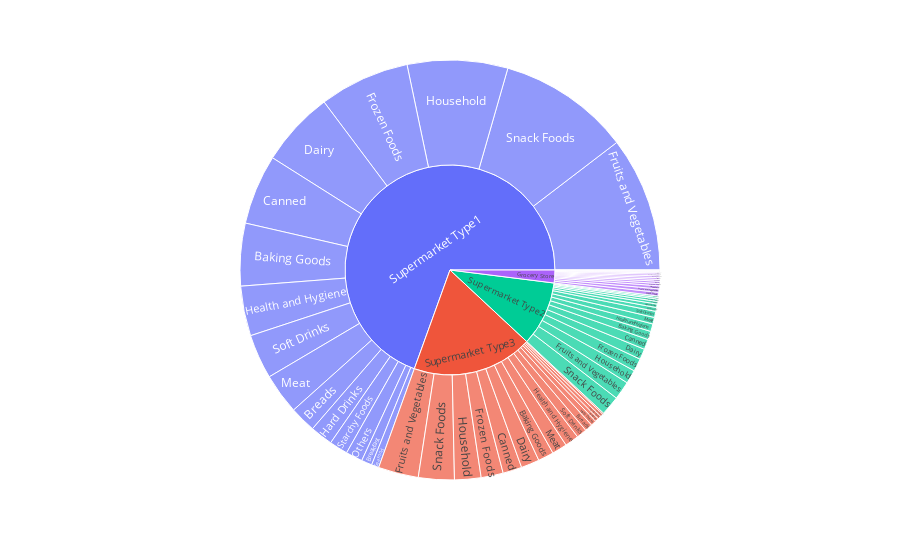

Source (notebook cell):
### Code cell
import plotly.express as px
fig=px.sunburst(data_mod,path=['Outlet_Type','Item_Type'],values='Item_Outlet_Sales')
fig.show()

### Figure 1 — Plotly figure (JSON) as saved in the notebook; plotly's stock layout.template omitted (floating-point values rounded to 4 significant figures)
{"data": [{"branchvalues": "total", "domain": {"x": [0, 1], "y": [0, 1]}, "hovertemplate": "labels=%{label}<br>Item_Outlet_Sales=%{value}<br>parent=%{parent}<br>id=%{id}<extra></extra>", "ids": ["Grocery Store/Baking Goods", "Supermarket Type1/Baking Goods", "Supermarket Type2/Baking Goods", "Supermarket Type3/Baking Goods", "Grocery Store/Breads", "Supermarket Type1/Breads", "Supermarket Type2/Breads", "Supermarket Type3/Breads", "Grocery Store/Breakfast", "Supermarket Type1/Breakfast", "Supermarket Type2/Breakfast", "Supermarket Type3/Breakfast", "Grocery Store/Canned", "Supermarket Type1/Canned", "Supermarket Type2/Canned", "Supermarket Type3/Canned", "Grocery Store/Dairy", "Supermarket Type1/Dairy", "Supermarket Type2/Dairy", "Supermarket Type3/Dairy", "Grocery Store/Frozen Foods", "Supermarket Type1/Frozen Foods", "Supermarket Type2/Frozen Foods", "Supermarket Type3/Frozen Foods", "Grocery Store/Fruits and Vegetables", "Supermarket Type1/Fruits and Vegetables", "Supermarket Type2/Fruits and Vegetables", "Supermarket Type3/Fruits and Vegetables", "Grocery Store/Hard Drinks", "Supermarket Type1/Hard Drinks", "Supermarket Type2/Hard Drinks", "Supermarket Type3/Hard Drinks", "Grocery Store/Health and Hygiene", "Supermarket Type1/Health and Hygiene", "Supermarket Type2/Health and Hygiene", "Supermarket Type3/Health and Hygiene", "Grocery Store/Household", "Supermarket Type1/Household", "Supermarket Type2/Household", "Supermarket Type3/Household", "Grocery Store/Meat", "Supermarket Type1/Meat", "Supermarket Type2/Meat", "Supermarket Type3/Meat", "Grocery Store/Others", "Supermarket Type1/Others", "Supermarket Type2/Others", "Supermarket Type3/Others", "Grocery Store/Seafood", "Supermarket Type1/Seafood", "Supermarket Type2/Seafood", "Supermarket Type3/Seafood", "Grocery Store/Snack Foods", "Supermarket Type1/Snack Foods", "Supermarket Type2/Snack Foods", "Supermarket Type3/Snack Foods", "Grocery Store/Soft Drinks", "Supermarket Type1/Soft Drinks", "Supermarket Type2/Soft Drinks", "Supermarket Type3/Soft Drinks", "Grocery Store/Starchy Foods", "Supermarket Type1/Starchy Foods", "Supermarket Type2/Starchy Foods", "Supermarket Type3/Starchy Foods", "Grocery Store", "Supermarket Type1", "Supermarket Type2", "Supermarket Type3"], "labels": ["Baking Goods", "Baking Goods", "Baking Goods", "Baking Goods", "Breads", "Breads", "Breads", "Breads", "Breakfast", "Breakfast", "Breakfast", "Breakfast", "Canned", "Canned", "Canned", "Canned", "Dairy", "Dairy", "Dairy", "Dairy", "Frozen Foods", "Frozen Foods", "Frozen Foods", "Frozen Foods", "Fruits and Vegetables", "Fruits and Vegetables", "Fruits and Vegetables", "Fruits and Vegetables", "Hard Drinks", "Hard Drinks", "Hard Drinks", "Hard Drinks", "Health and Hygiene", "Health and Hygiene", "Health and Hygiene", "Health and Hygiene", "Household", "Household", "Household", "Household", "Meat", "Meat", "Meat", "Meat", "Others", "Others", "Others", "Others", "Seafood", "Seafood", "Seafood", "Seafood", "Snack Foods", "Snack Foods", "Snack Foods", "Snack Foods", "Soft Drinks", "Soft Drinks", "Soft Drinks", "Soft Drinks", "Starchy Foods", "Starchy Foods", "Starchy Foods", "Starchy Foods", "Grocery Store", "Supermarket Type1", "Supermarket Type2", "Supermarket Type3"], "name": "", "parents": ["Grocery Store", "Supermarket Type1", "Supermarket Type2", "Supermarket Type3", "Grocery Store", "Supermarket Type1", "Supermarket Type2", "Supermarket Type3", "Grocery Store", "Supermarket Type1", "Supermarket Type2", "Supermarket Type3", "Grocery Store", "Supermarket Type1", "Supermarket Type2", "Supermarket Type3", "Grocery Store", "Supermarket Type1", "Supermarket Type2", "Supermarket Type3", "Grocery Store", "Supermarket Type1", "Supermarket Type2", "Supermarket Type3", "Grocery Store", "Supermarket Type1", "Supermarket Type2", "Supermarket Type3", "Grocery Store", "Supermarket Type1", "Supermarket Type2", "Supermarket Type3", "Grocery Store", "Supermarket Type1", "Supermarket Type2", "Supermarket Type3", "Grocery Store", "Supermarket Type1", "Supermarket Type2", "Supermarket Type3", "Grocery Store", "Supermarket Type1", "Supermarket Type2", "Supermarket Type3", "Grocery Store", "Supermarket Type1", "Supermarket Type2", "Supermarket Type3", "Grocery Store", "Supermarket Type1", "Supermarket Type2", "Supermarket Type3", "Grocery Store", "Supermarket Type1", "Supermarket Type2", "Supermarket Type3", "Grocery Store", "Supermarket Type1", "Supermarket Type2", "Supermarket Type3", "Grocery Store", "Supermarket Type1", "Supermarket Type2", "Supermarket Type3", "", "", "", ""], "type": "sunburst", "values": [24830.0, 895500.0, 121100.0, 224200.0, 12600.0, 375500.0, 54600.0, 110500.0, 7844.0, 151500.0, 22500.0, 50430.0, 25760.0, 1001000.0, 145700.0, 272200.0, 31450.0, 1077000.0, 152100.0, 262300.0, 33200.0, 1293000.0, 183600.0, 316300.0, 48600.0, 1932000.0, 263500.0, 576000.0, 5836.0, 323600.0, 49450.0, 78960.0, 24520.0, 712800.0, 108800.0, 199100.0, 43710.0, 1437000.0, 196300.0, 378300.0, 25580.0, 581000.0, 94660.0, 216300.0, 7779.0, 240200.0, 37070.0, 40510.0, 2284.0, 105600.0, 22170.0, 18810.0, 51600.0, 1889000.0, 278700.0, 513100.0, 18550.0, 638000.0, 88500.0, 147800.0, 3902.0, 265200.0, 33110.0, 49170.0, 368000.0, 12920000.0, 1852000.0, 3454000.0]}], "layout": {"legend": {"tracegroupgap": 0}, "margin": {"t": 60}}}
